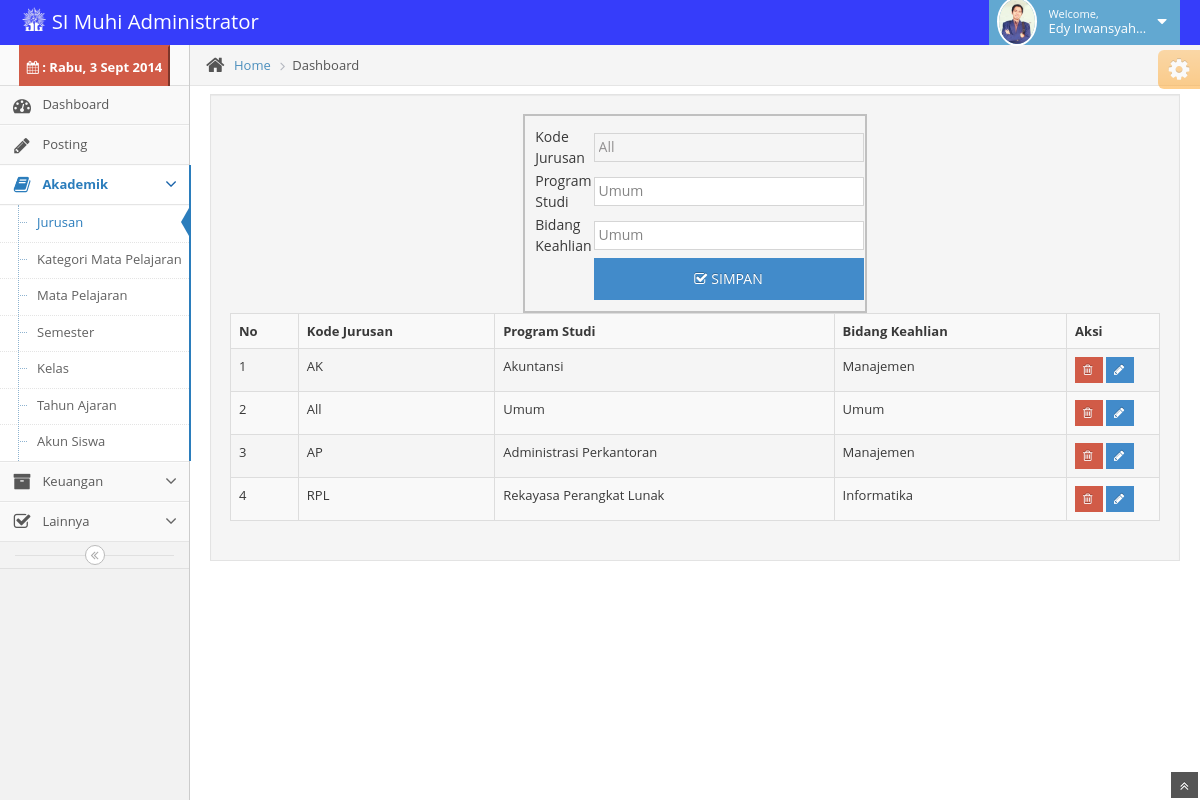
The page /dadm/dashbord/?content=jurusan&id=All&edit=1 (signed in) on the database its author committed.
### tables this page shows
CREATE TABLE IF NOT EXISTS `jurusan` (
  `IdJurusan` varchar(4) NOT NULL,
  `Program` varchar(35) NOT NULL,
  `Bidang` text NOT NULL,
  PRIMARY KEY (`IdJurusan`)
);

### dadm/dashbord/staff/ljurusan.php (the view, shortened to what this page needs)
<?php
if ((!isset($_SESSION["id"]))and(!isset($_SESSION["hak"]))) {
    header("location:index.php");
} elseif ((isset($_SESSION["id"]))and(($_SESSION["hak"])==1)) {
    ?>
<table width="100%" class="table table-bordered table-striped">
    <tr>
        <td><strong>No</strong></td>
        <td><strong>Kode Jurusan</strong></td>
        <td><strong>Program Studi</strong></td>
        <td><strong>Bidang Keahlian</strong></td>
        <td><strong>Aksi</strong></td>
    </tr>
    <?php
    $qsnik="select * from jurusan";
    $hasil=mysql_query($qsnik);
    $no=1;
    while($row=mysql_fetch_array($hasil))
    {
        $t=$row['IdJurusan'];
        echo"<tr><td>$no</font></td>".
            "<td>$row[IdJurusan]</td>".
            "<td>$row[Program]</td>".
            "<td>$row[Bidang]</td>";?>
            <td width="10%"><a href="#" onclick="hapus('<?php echo $t?>')" class="btn btn-xs btn-danger" title="Hapus"><i class='icon-trash'></i></a>
        <?php
        echo"<a href='?content=jurusan&id=$row[IdJurusan]&edit=1' class='btn btn-xs btn-primary' title='Edit'><i class='icon-pencil'></i></a> </td></tr>";
        $no=$no+1;
    }
    ?>
</table>
<?php
}else {
    header("location:../index.php");
}
?>

### dadm/dashbord/staff/jurusan.php (shortened to what this page needs)
<?php
if ((!isset($_SESSION["id"]))and(!isset($_SESSION["hak"]))) {
    header("location:index.php");
} elseif ((isset($_SESSION["id"]))and(($_SESSION["hak"])==1)) {
    ?>
<div class="sidebar" id="sidebar">
<div class="sidebar-shortcuts" id="sidebar-shortcuts">
    <div class="sidebar-shortcuts-large" id="sidebar-shortcuts-large">
        <button class="btn-danger"><?php include("hari.php");?></button>
    </div>
</div>
    <ul class="nav nav-list">
        <li>
            <a href="?content=dashboard">
                <i class="icon-dashboard"></i>
                <span class="menu-text"> Dashboard </span>
            </a>
        </li>
        <li>
            <a href="?content=editor">
                <i class="icon-pencil"></i>
                <span class="menu-text"> Posting </span>
            </a>
        </li>
        <li class="active open">
            <a href="#" class="dropdown-toggle">
                <i class="icon-book"></i>
                <span class="menu-text"> Akademik</span>
                <b class="arrow icon-angle-down"></b>
            </a>
            <ul class="submenu">
                <li class="active">
                    <a href="?content=jurusan">
                        Jurusan
                    </a>
                </li>
                <li>
                    <a href="?content=kmp">
                        Kategori Mata Pelajaran
                    </a>
                </li>
                <li>
                    <a href="?content=mapel">
                        Mata Pelajaran
                    </a>
                </li>
                <li>
                    <a href="?content=semester">
                        Semester
                    </a>
                </li>
                <li>
                    <a href="?content=kelas">
                        Kelas
                    </a>
                </li>
                <li>
                    <a href="?content=ta">
                        Tahun Ajaran
                    </a>
                </li>
                <li>
                    <a href="?content=aksiswa">
                        Akun Siswa
                    </a>
                </li>
            </ul>
        </li>
        <li>
            <a href="#" class="dropdown-toggle">
                <i class="icon-archive"></i>
                <span class="menu-text"> Keuangan</span>
                <b class="arrow icon-angle-down"></b>
            </a>
        </li>
        <li>
            <a href="#" class="dropdown-toggle">
                <i class="icon-check"></i>
                <span class="menu-text"> Lainnya</span>
                <b class="arrow icon-angle-down"></b>
            </a>
        </li>
    </ul>
<div class="sidebar-collapse" id="sidebar-collapse">
    <i class="icon-double-angle-left" data-icon1="icon-double-angle-left" data-icon2="icon-double-angle-right"></i>
</div>
</div>
<div class="main-content">
    <div class="breadcrumbs" id="breadcrumbs">
        <ul class="breadcrumb">
            <li>
                <i class="icon-home home-icon"></i>
                <a href="#">Home</a>
            </li>
            <li class="active">Dashboard</li>
        </ul>
    </div>
    <div class="page-content">
        <div class="container-fluid">
            <div class="row-fluid">
                <?php
                if($ak=$_GET['edit']!='1'){
                    ?>
                    <form method="post" action="../dashbord/staff/injurusan.php" enctype="multipart/form-data">
                        <div class="well">
                            <div style="margin: auto;width:37%;padding:1%;border: 2px solid #c0c0c0">
                                <table>
                                    <tr>
                                        <div class="control-group">
                                            <div class="control">
                                                <td width="28%"><label>Kode Jurusan</label></td><td><input type="text" name="id" class="input-xlarge" placeholder="Harap diisi.."/></td>
                                            </div>
                                        </div>
                                    </tr>
                                    <tr>
                                        <div class="control-group">
                                            <div class="control">
                                                <td width="5%"><label>Program Studi</label></td><td><input type="text" name="program" class="input-xlarge" placeholder="Harap diisi.."/></td>
                                            </div>
                                        </div>
                                    </tr>
                                    <tr>
                                        <div class="control-group">
                                            <div class="control">
                                                <td><label>Bidang Keahlian</label></td><td><input type="text" name="bidang" class="input-xlarge" placeholder="Harap diisi.."/></td>
                                            </div>
                                        </div>
                                    </tr>
                                    <tr>
                                        <div class="control-group">
                                            <div class="control">
                                                <td colspan="2">
                                                    <button type="submit" class="btn btn-primary input-xlarge pull-right"><i class="icon-check"></i>SIMPAN</button>
                                                </td>
                                            </div>
                                        </div>
                                    </tr>
                            </div>
                        </div>
                        </table>
                    </form>
                    <?php
                }
                else
                {
                    $id=$_GET["id"];
                    $qprof="select * from jurusan where IdJurusan='$id'";
                    $hslpro=mysql_query($qprof);
                    $rowpro=mysql_fetch_array($hslpro);
                    ?>
                    <form method="post" action="../dashbord/staff/edjurusan.php" enctype="multipart/form-data">
                        <div class="well">
                            <div style="margin: auto;width:37%;padding:1%;border: 2px solid #c0c0c0">
                                <table>
                                    <tr>
                                        <div class="control-group">
                                            <div class="control">
                                                <td width="28%"><label>Kode Jurusan</label></td><td><input type="text" name="id" class="input-xlarge" value="<?php echo $rowpro['IdJurusan']?>" placeholder="Harap diisi.." readonly="true"/></td>
                                            </div>
                                        </div>
                                    </tr>
                                    <tr>
                                        <div class="control-group">
                                            <div class="control">
                                                <td width="5%"><label>Program Studi</label></td><td><input type="text" name="program" class="input-xlarge" placeholder="Harap diisi.." value="<?php echo $rowpro['Program'];?>"/></td>
                                            </div>
                                        </div>
                                    </tr>
                                    <tr>
                                        <div class="control-group">
                                            <div class="control">
                                                <td><label>Bidang Keahlian</label></td><td><input type="text" name="bidang" class="input-xlarge" placeholder="Harap diisi.." value="<?php echo $rowpro['Bidang'];?>"/></td>
                                            </div>
                                        </div>
                                    </tr>
                                    <tr>
                                        <div class="control-group">
                                            <div class="control">
                                                <td colspan="2">
                                                    <button type="submit" class="btn btn-primary input-xlarge pull-right"><i class="icon-check"></i>SIMPAN</button>
                                                </td>
                                            </div>
                                        </div>
                                    </tr>
                            </div>
                        </div>
                    </form>
                    <?php
                }
                ?>
            </div>
            <?php include"ljurusan.php";?>
        </div>
    </div>
</div>
</div>
<?php
}else {
    header("location:../index.php");
}
?>

### rows shown on the page
jurusan: id "All", program "Umum", bidang "Umum", IdJurusan "All", Program "Umum", Bidang "Umum"
jurusan: IdJurusan "AK", Program "Akuntansi", Bidang "Manajemen"
jurusan: IdJurusan "AP", Program "Administrasi Perkantoran", Bidang "Manajemen"
jurusan: IdJurusan "RPL", Program "Rekayasa Perangkat Lunak", Bidang "Informatika"

### other values the page prints
$rowpro['nama'] "Edy Irwansyah…"
